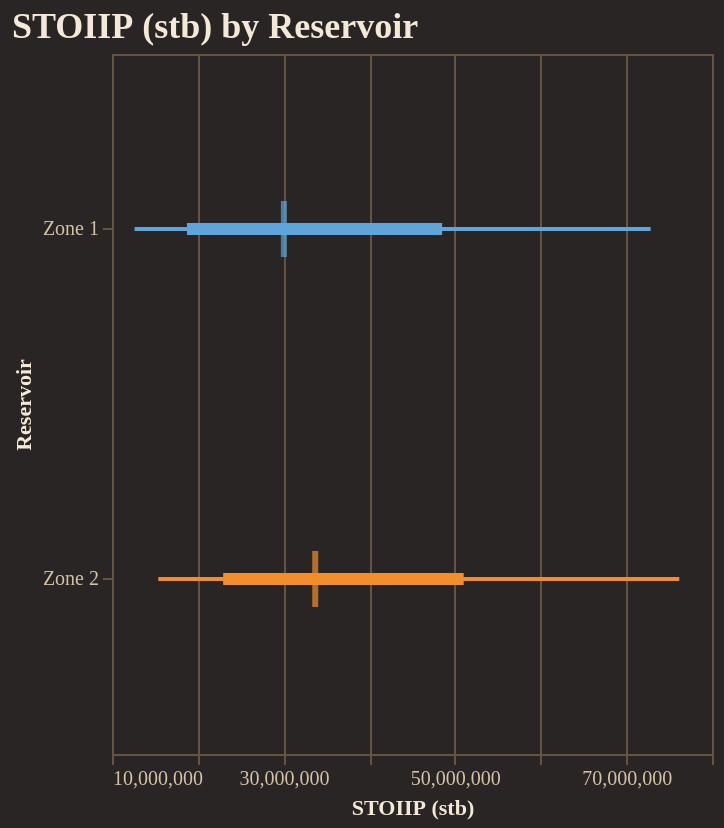

The code cell stored with this chart in its notebook:
### Code cell
fig = reporter.plotter.forest_plot(
    "STOIIP (stb)", 
    backend=PLOTTING_BACKEND
)
fig.show()

### Figure 1 — Vega-Lite specification as saved in the notebook (floating-point values rounded to 4 significant figures)
{"config": {"background": "#292524", "view": {"fill": "#292524", "stroke": "#665340"}, "title": {"color": "#f4e9d7", "font": "Merriweather", "fontSize": 18, "fontWeight": 600, "subtitleColor": "#d5c2a6", "anchor": "start"}, "axis": {"domainColor": "#665340", "gridColor": "#665340", "tickColor": "#665340", "labelColor": "#d5c2a6", "titleColor": "#f4e9d7", "labelFont": "Merriweather", "titleFont": "Merriweather"}, "legend": {"titleColor": "#f4e9d7", "labelColor": "#d5c2a6", "labelFont": "Merriweather", "titleFont": "Merriweather", "orient": "top-right", "symbolType": "circle"}, "header": {"labelColor": "#d5c2a6", "titleColor": "#f4e9d7", "labelFont": "Merriweather", "titleFont": "Merriweather"}, "mark": {"color": "#c78d3b"}, "line": {"color": "#c78d3b"}, "bar": {"color": "#c78d3b"}, "point": {"color": "#ddb06d"}, "area": {"color": "#c78d3b", "opacity": 0.35}, "text": {"color": "#f4e9d7", "font": "Merriweather"}, "range": {"category": ["#5DA5DA", "#F28E2B", "#59C36A", "#E15759", "#B07AA1", "#4ECDC4", "#FF9DA7", "#EDC948"]}}, "layer": [{"mark": {"type": "rule", "strokeWidth": 2}, "encoding": {"color": {"field": "group", "legend": null, "type": "nominal"}, "x": {"field": "p10", "scale": {"zero": false}, "title": "STOIIP (stb)", "type": "quantitative"}, "x2": {"field": "p90"}, "y": {"field": "group", "sort": ["Zone 1", "Zone 2"], "title": "Reservoir", "type": "nominal"}}}, {"mark": {"type": "rule", "strokeWidth": 6}, "encoding": {"color": {"field": "group", "legend": null, "type": "nominal"}, "x": {"field": "p25", "scale": {"zero": false}, "title": "STOIIP (stb)", "type": "quantitative"}, "x2": {"field": "p75"}, "y": {"field": "group", "sort": ["Zone 1", "Zone 2"], "title": "Reservoir", "type": "nominal"}}}, {"mark": {"type": "tick", "color": "black", "size": 28, "thickness": 3}, "encoding": {"color": {"field": "group", "legend": null, "type": "nominal"}, "tooltip": [{"field": "group", "title": "Group", "type": "nominal"}, {"field": "p10", "title": "P10", "type": "quantitative"}, {"field": "p25", "title": "P25", "type": "quantitative"}, {"field": "median", "title": "Median", "type": "quantitative"}, {"field": "p75", "title": "P75", "type": "quantitative"}, {"field": "p90", "title": "P90", "type": "quantitative"}], "x": {"field": "median", "scale": {"zero": false}, "title": "STOIIP (stb)", "type": "quantitative"}, "y": {"field": "group", "sort": ["Zone 1", "Zone 2"], "title": "Reservoir", "type": "nominal"}}}], "data": {"name": "data-f1931017ef767f3fe49e24f332d964c4"}, "height": 350, "title": "STOIIP (stb) by Reservoir", "width": "container", "$schema": "https://vega.github.io/schema/vega-lite/v5.20.1.json", "datasets": {"data-f1931017ef767f3fe49e24f332d964c4": [{"group": "Zone 1", "p10": 12630000.0, "p25": 18740000.0, "median": 30050000.0, "p75": 48510000.0, "p90": 72840000.0}, {"group": "Zone 2", "p10": 15400000.0, "p25": 22970000.0, "median": 33710000.0, "p75": 51030000.0, "p90": 76190000.0}]}}
